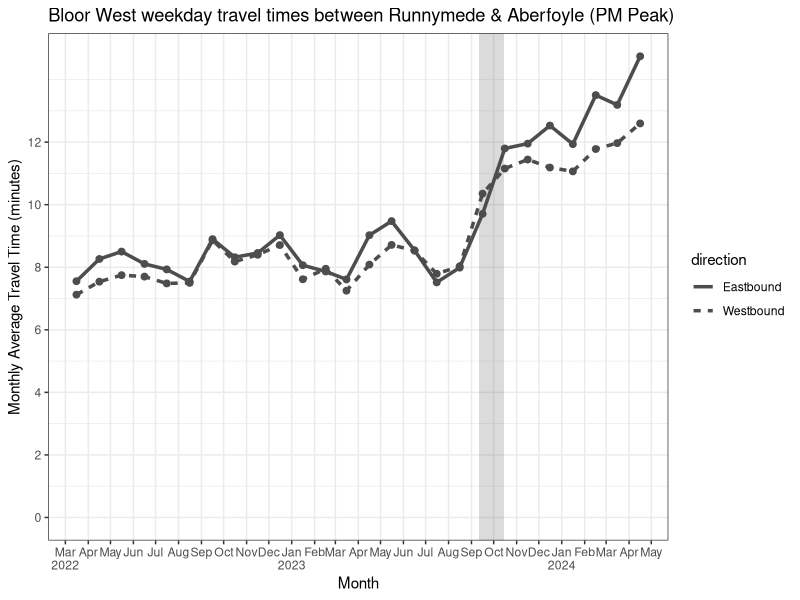
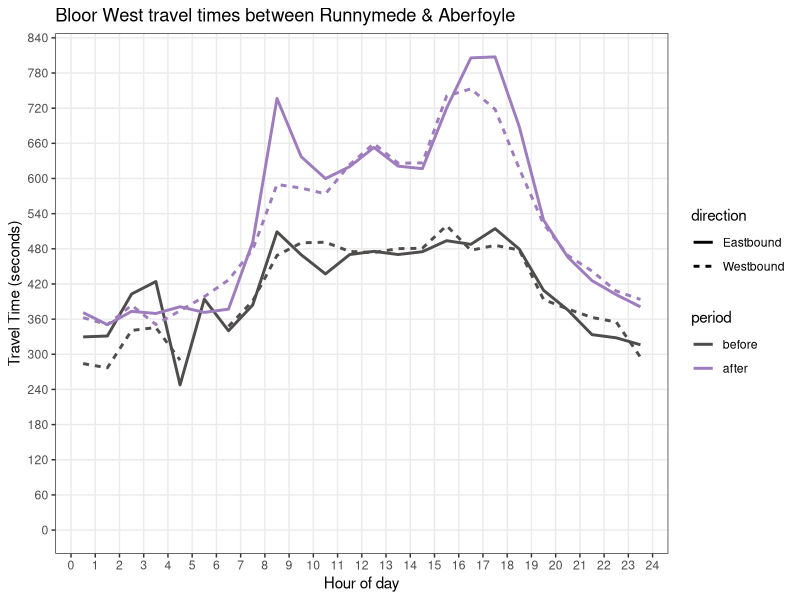

Recreate these plots in R, in order.
library('tidyverse')

setwd('C:\\Users\\nwessel\\Documents\\GitHub\\tt_app\\analysis')

purple = '#9e7cbd'
grey = '#4f4c4c'

# plot by month for busiest weekday period
read_csv('results-monthly.csv') %>%
    group_by( dateRange, direction) %>%
    mutate(ttt = mean_travel_time_minutes) %>%
    extract(
        dateRange,
        into=c('fromDate'),
        regex='From ([0-9]{4}-[0-9]{2}-[0-9]{2})'
    ) %>%
    mutate( fromDate= ymd(fromDate) + days(15) ) %>%
    ggplot( aes( x=fromDate, y=ttt, lty=direction ) ) +
        geom_line( size = 1.2, color=grey ) +
        geom_point( color=grey, size=2 ) +
        annotate( # approximate dates of installation start and end
            'rect',
            xmin=ymd('2023-09-11'),
            xmax=ymd('2023-10-15'),
            ymin=-Inf,
            ymax=Inf,
            fill=grey,
            alpha=0.2
        ) +
        scale_y_continuous(
            breaks = c(0,2,4,6,8,10,12),
            limits = c(0, NA)
        ) +
        scale_x_date(
            breaks = '1 month',
            minor_breaks = '1 month',
            labels = scales::label_date_short()
        ) +
        labs( title = 'Bloor West weekday travel times between Runnymede & Aberfoyle (PM Peak)' ) + 
        ylab( 'Monthly Average Travel Time (minutes)' ) +
        xlab( 'Month' ) +
        theme_bw()


# plot by time of day, pre- and post-install
read_csv('results-ToD.csv') %>%
    extract(
        timeRange,
        into=c('hour'),
        regex='From ([0-9]+):00'
    ) %>%
    mutate(
        hour = as.numeric(hour),
        period = factor(case_match(
            dateRange,
            'From 2022-11-01 to 2023-04-01' ~ 'before',
            'From 2023-11-01 to 2024-04-01' ~ 'after'
        ), levels=c('before','after')),
    ) %>%
    ggplot( aes( x=0.5+hour, y=mean_travel_time_seconds, lty=direction ) ) +
    geom_line( aes(color=period,), size = 1 ) +
    scale_color_manual(values=c('before'=grey,'after'=purple)) +
    labs( title = 'Bloor West travel times between Runnymede & Aberfoyle' ) + 
    ylab( 'Travel Time (seconds)' ) +
    xlab( 'Hour of day' ) + 
    scale_y_continuous(
        breaks = 60 * seq(0,14,1),
        minor_breaks = NULL,
        limits = c(0, NA)
    ) +
    scale_x_continuous(
        breaks = seq(0,24),
        minor_breaks = c(),
    ) +
    theme_bw()
